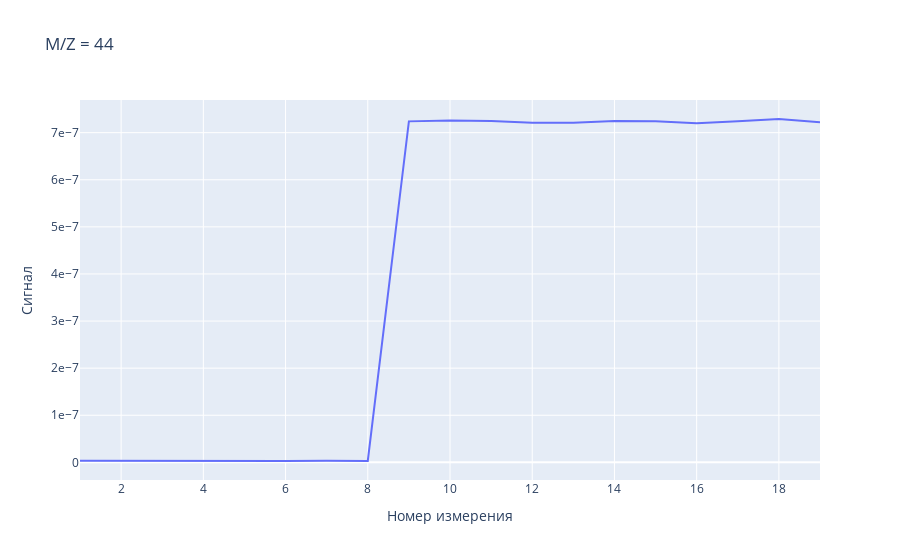

Source (notebook cell):
### Code cell
mz = 44# b это m/z
plot_interactive_graph(processed, mz)

### Figure 1 — Plotly figure (JSON) as saved in the notebook; plotly's stock layout.template omitted (floating-point values rounded to 4 significant figures)
{"data": [{"hovertemplate": "Номер измерения=%{x}<br>Сигнал=%{y}<extra></extra>", "legendgroup": "", "line": {"color": "#636efa", "dash": "solid"}, "marker": {"symbol": "circle"}, "mode": "lines", "name": "", "orientation": "v", "showlegend": false, "type": "scatter", "x": [1, 2, 3, 4, 5, 6, 7, 8, 9, 10, 11, 12, 13, 14, 15, 16, 17, 18, 19], "xaxis": "x", "y": [3.21e-09, 2.94e-09, 3.24e-09, 2.89e-09, 3.23e-09, 3.03e-09, 3.16e-09, 2.99e-09, 7.24e-07, 7.26e-07, 7.25e-07, 7.21e-07, 7.21e-07, 7.25e-07, 7.24e-07, 7.2e-07, 7.24e-07, 7.29e-07, 7.22e-07], "yaxis": "y"}], "layout": {"legend": {"tracegroupgap": 0}, "title": {"text": "M/Z = 44"}, "xaxis": {"anchor": "y", "domain": [0, 1], "title": {"text": "Номер измерения"}}, "yaxis": {"anchor": "x", "domain": [0, 1], "exponentformat": "e", "showexponent": "all", "title": {"text": "Сигнал"}}}}
